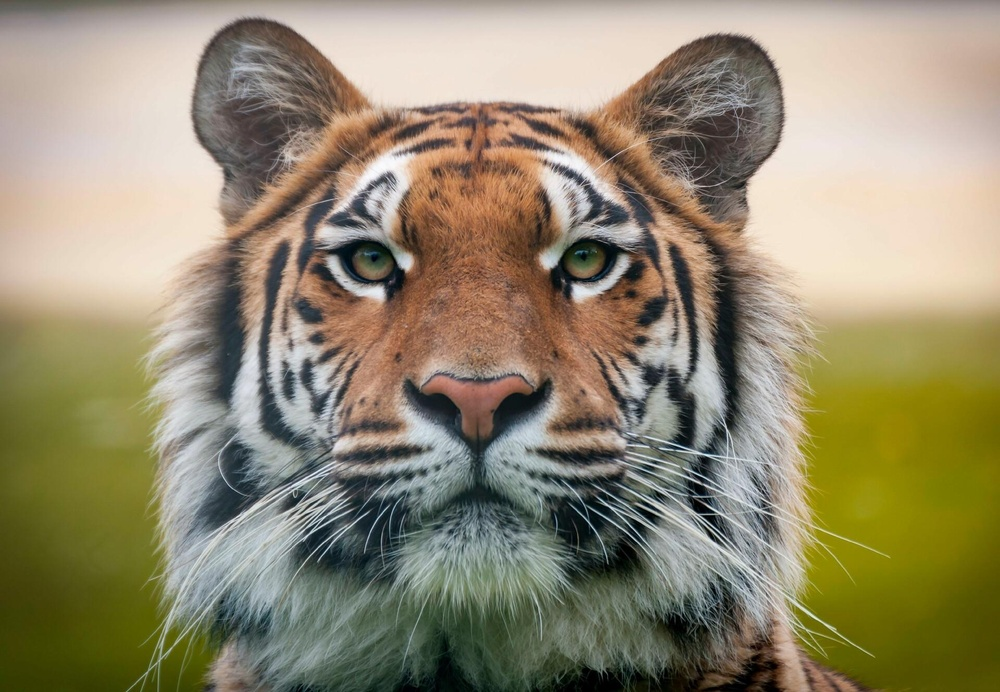
#> input picture 5th sem/Image/images/tiger.jpg, 1000 x 692 px, shrunk from 1920 x 1329 before the run
$ jupyter execute 5_Frequency_Domain_filtering.ipynb
#> lines starting #> are read from the running program, lines starting #| are printed output that depends on the picture; after the words box and inside, x2 and y2 are one past the last pixel; in counts of white or black regions, pixels touching at a corner belong together
***Frequency Domain Filtering***

Steps in frequency domain filtering

*   Compute the Fourier Transform
*   Multiply the result by a filter transform function
* Take the inverse transform to produce the enchanced image

<style>
    .jp-Notebook { background: white !important; color: black !important; }
    pre, code { background: white !important; color: black !important; }
</style>

[cell 1]
from scipy import fftpack
import numpy as np
import imageio.v2 as imageio
from PIL import Image, ImageDraw
import matplotlib.pyplot as plt

[cell 2]
def frequency_image(image):
  image_array = np.array(image)
  fft1 = fftpack.fftshift(fftpack.fft2(image_array))
  magnitude_spectrum = 20*np.log(np.abs(fft1))
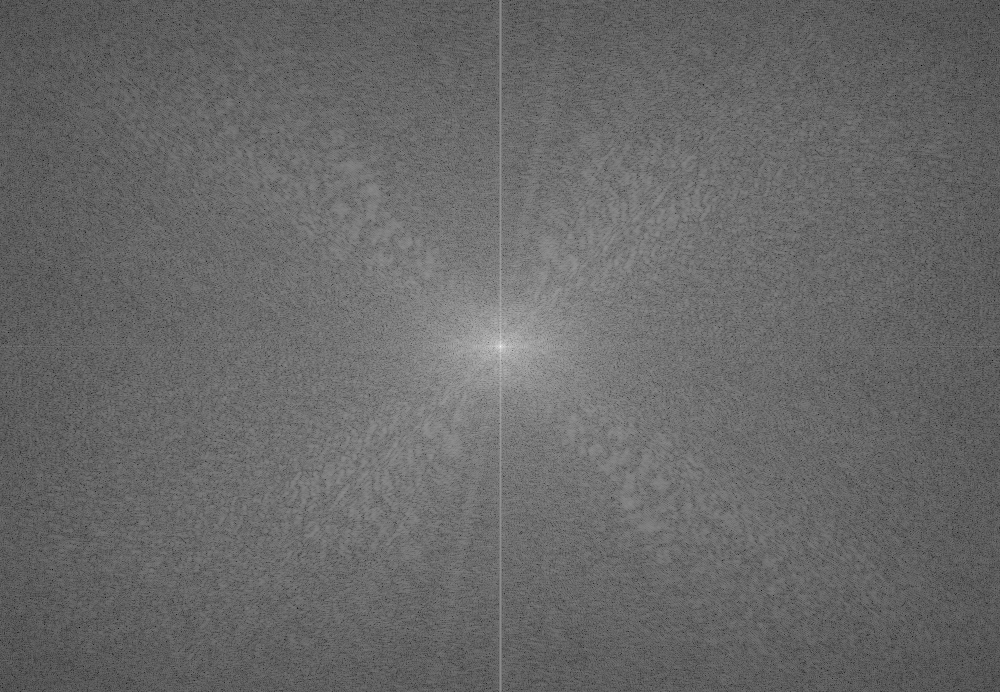
#> magnitude_spectrum: shape (692, 1000) float64; min 34.77, max 367.4, mean 171.3; drawn with min black and max white
  freq_image = Image.fromarray(magnitude_spectrum)
  freq_image = freq_image.convert("L")
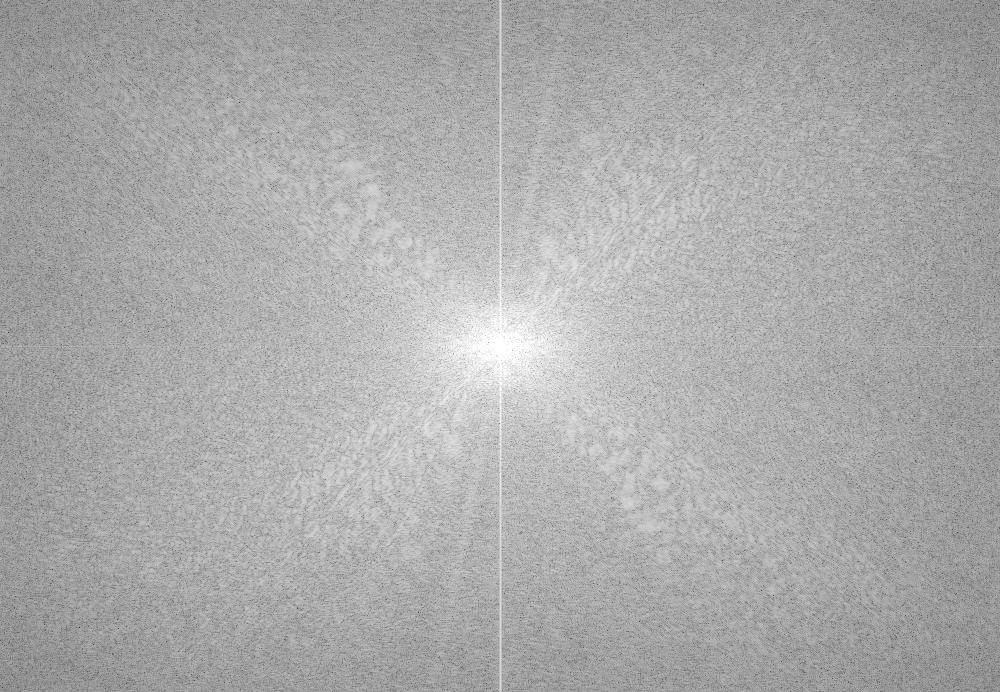
#> freq_image: PIL image 1000x692 L; min 34, max 255, mean 170.8
  return freq_image

[cell 3]
def low_pass_filter(image1):
  #convert image to numpy array
  image1_np=np.array(image1)
  #fft of image
  fft1 = fftpack.fftshift(fftpack.fft2(image1_np))
  #Create a low pass filter image
  x,y = image1_np.shape[0],image1_np.shape[1]
#> x = 692; y = 1000

  #defining filter
  #size of circle
  e_x,e_y=50,50
  #create a box
  bbox=((x/2)-(e_x/2),(y/2)-(e_y/2),(x/2)+(e_x/2),(y/2)+(e_y/2))
#> bbox = (321, 475, 371, 525)
  low_pass=Image.new("L",(image1_np.shape[0],image1_np.shape[1]),color=0)
#> low_pass: PIL image 692x1000 L; every value is 0
  draw1=ImageDraw.Draw(low_pass)
  draw1.ellipse(bbox, fill=1)
  low_pass_np=np.array(low_pass)
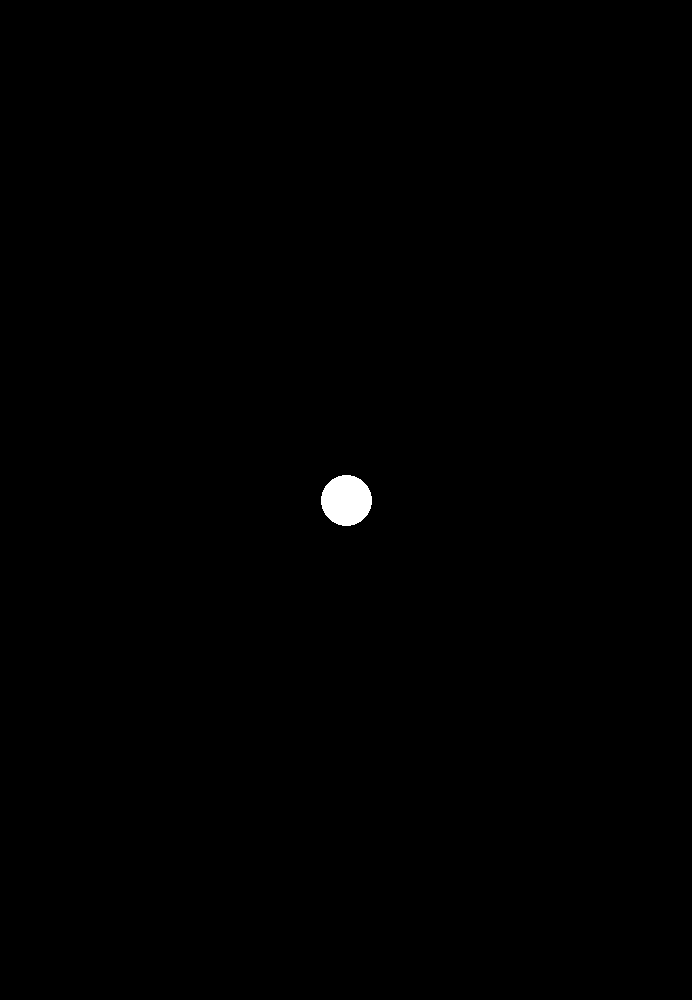
#> low_pass_np: shape (1000, 692); values 0 (black) and 1 (white), 0.29% white; 1 white region, box (x1, y1, x2, y2) and area: (321, 475, 372, 526) 2025
  low_pass_np = low_pass_np.T
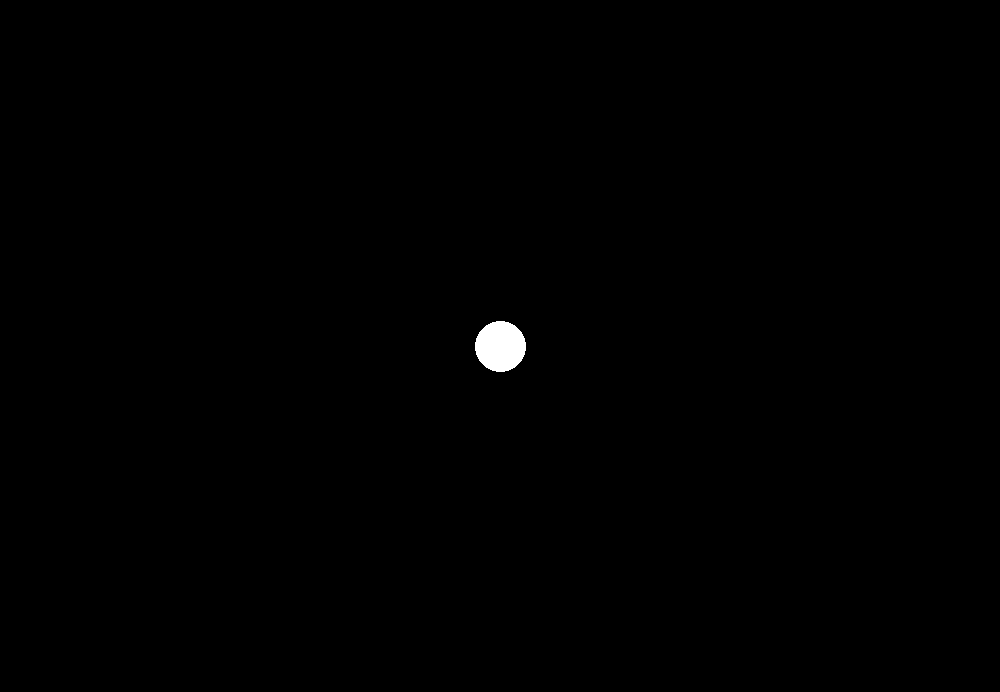
#> low_pass_np: shape (692, 1000); values 0 (black) and 1 (white), 0.29% white; 1 white region, box (x1, y1, x2, y2) and area: (475, 321, 526, 372) 2025
  #end of defining filter

  #multiply both the images
  filtered=np.multiply(fft1,low_pass_np)

  #inverse fft
  ifft2 = np.real(fftpack.ifft2(fftpack.ifftshift(filtered)))
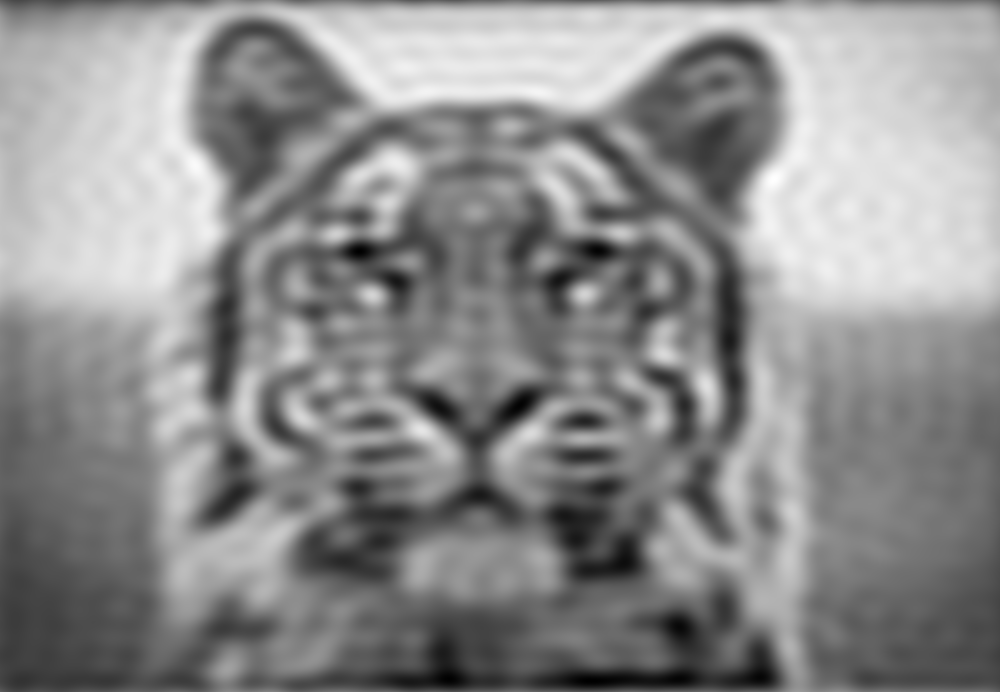
#> ifft2: shape (692, 1000) float64; min -11.64, max 257.6, mean 137.2; drawn with min black and max white
  ifft2 = np.maximum(0, np.minimum(ifft2, 255))
  data = Image.fromarray(ifft2)
  data = data.convert("L")
#> data: PIL image 1000x692 L

  return data

[cell 4]
def high_pass_filter(image):
  #converting image to array
  image_array = np.array(image)

  #sending image to low pass filter
  lowpass_image = low_pass_filter(image)
  #converting image to array
  lowpass_image_array = np.array(lowpass_image)

  #subtracting lowpass image from original to obtain highpass image
  high_pass_array = image_array - lowpass_image_array
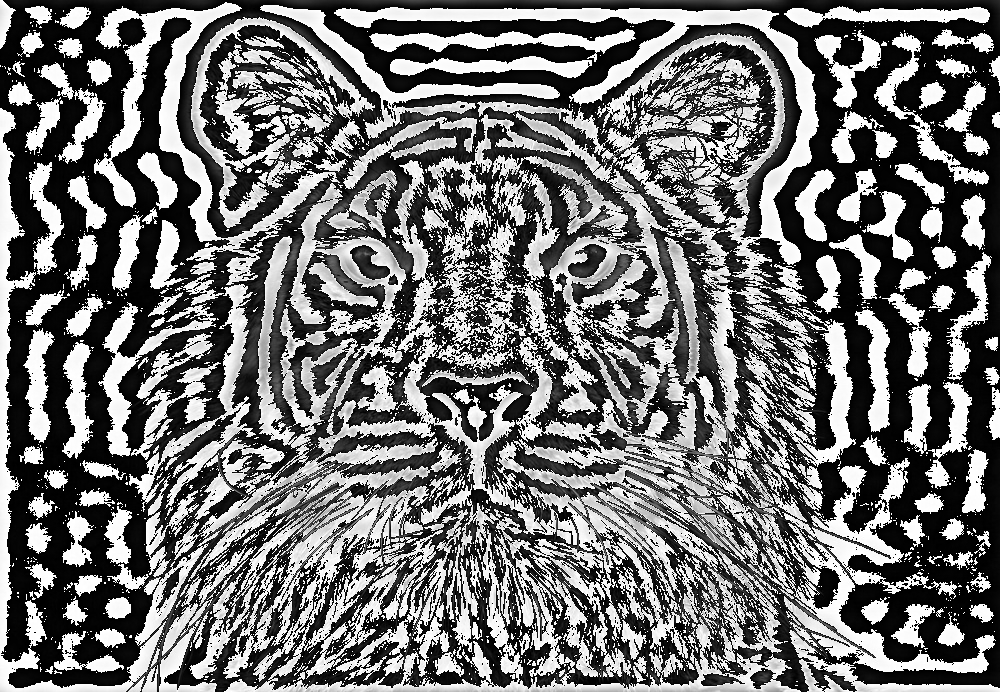
#> high_pass_array: shape (692, 1000); min 0, max 255, mean 114.1

  #array to image
  high_pass_image = Image.fromarray(high_pass_array)
  high_pass_image = high_pass_image.convert("L")

  return high_pass_image

[cell 5]
image = imageio.imread('../images/tiger.jpg', mode='L')
freq_image = frequency_image(image)
lowpass_image = low_pass_filter(image)
highpass_image = high_pass_filter(image)

fig = plt.figure()
fig.set_figheight(12)
fig.set_figwidth(10)

#plotting original image
fig.add_subplot(2,2,1)
plt.imshow(image, cmap='gray')
plt.title('original')

#plotting the image in frequency domain
fig.add_subplot(2,2,2)
plt.imshow(freq_image, cmap='gray')
plt.title('Frequency Domain')

#plotting lowpass image
fig.add_subplot(2,2,3)
plt.imshow(lowpass_image, cmap='gray')
plt.title('lowpass_image')

#plotting highpass image
fig.add_subplot(2,2,4)
plt.imshow(highpass_image, cmap='gray')
plt.title('highpass_image')
